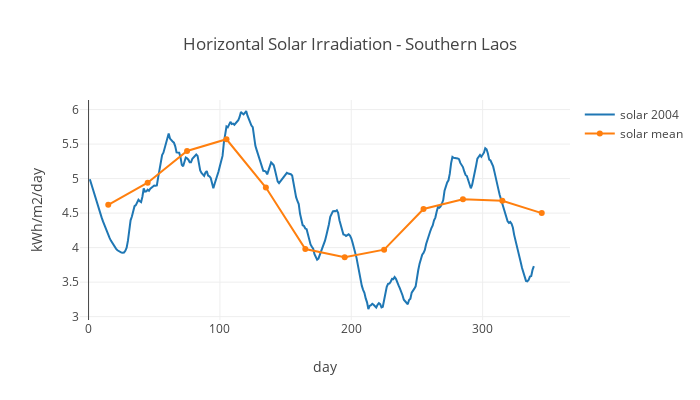

The cell this chart's notebook holds for it:
### Code cell
# print solar irradiation data statistics and plot data

irr = solar_data_df['swv_dwn'].tolist()

trace1 = go.Scatter(
        y=signal.savgol_filter(irr, 53, 3),  #https://plot.ly/python/smoothing/
        x=arange(1, 365, 1),
        name= 'solar 2004',
        )

trace2 = go.Scatter(
        y = irr_daily_mean_mo,
        x=arange(15, 380, 30),
        name= 'solar mean',
        )

layout=go.Layout(title="Horizontal Solar Irradiation - Southern Laos", 
                 xaxis={'title':'day'},
                 yaxis={'title':'kWh/m2/day'},
                 width=700,
                 height=400,
                )

figure=go.Figure(data=[trace1, trace2],layout=layout)

print(' ')
print('Annual mean 2004 of daily solar irradiation on horizontal surface: ' 
       +str(round(solar_data_df['swv_dwn'].mean(),1))+' kWh/m2/day')
print('Standard deviation 2004 of daily solar irradiation on horizontal surface: ' 
       +str(round(solar_data_df['swv_dwn'].std(),1))+' kWh/m2/day')

plotly.iplot(figure)

### Figure 1 — Plotly figure (JSON) as saved in the notebook; plotly's stock layout.template omitted (floating-point values rounded to 4 significant figures; data arrays with more than 128 entries replaced by an {"elided": "..."} marker saying what was removed)
{"data": [{"name": "solar 2004", "type": "scatter", "x": {"elided": "364 int values"}, "y": {"elided": "366 float values"}}, {"name": "solar mean", "type": "scatter", "x": [15, 45, 75, 105, 135, 165, 195, 225, 255, 285, 315, 345, 375], "y": [4.62, 4.94, 5.4, 5.57, 4.87, 3.98, 3.86, 3.97, 4.56, 4.7, 4.68, 4.5]}], "layout": {"height": 400, "title": "Horizontal Solar Irradiation - Southern Laos", "width": 700, "xaxis": {"title": "day"}, "yaxis": {"title": "kWh/m2/day"}}}
